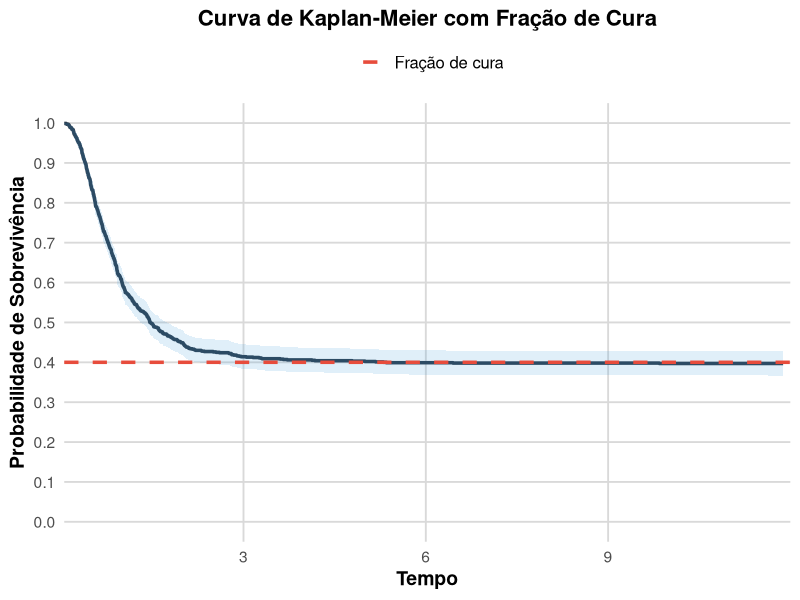

Here is the R script that generated this plot:
library(purrr)
library(rlang)
library(tibble)
library(survival)
library(ggplot2)
library(glue)

plot_kaplan <- function(dados, surv, ...) {
  cura_real <- surv(.Machine$double.xmax, ...)
  dados_surv <- Surv(time = dados$t, event = dados$delta)
  km_fit <- survfit(dados_surv ~ 1)

  km_data <- data.frame(
    time = km_fit$time,
    surv = km_fit$surv,
    upper = km_fit$upper,
    lower = km_fit$lower
  )

  ggplot(km_data, aes(x = time, y = surv)) +
    geom_step(linewidth = 1.2, color = "#2C3E50") +  # Azul escuro elegante
    geom_ribbon(aes(ymin = lower, ymax = upper), fill = "#3498DB", alpha = 0.15) +  # Azul leve para IC
    geom_hline(aes(yintercept = cura_real, color = "Fração de cura"), 
               linetype = "dashed", linewidth = 1.2) +
    scale_color_manual(values = c("Fração de cura" = "#E74C3C")) +  # Vermelho suave
    guides(color = guide_legend(title = "")) +
    labs(
      x = "Tempo",
      y = "Probabilidade de Sobrevivência",
      title = "Curva de Kaplan-Meier com Fração de Cura"
    ) +
    scale_y_continuous(limits = c(0, 1), n.breaks = 10) +
    scale_x_continuous(expand = expansion(mult = c(0, 0.01))) +
    theme_minimal(base_size = 14) +
    theme(
      plot.title = element_text(face = "bold", size = 16, hjust = 0.5),
      axis.title = element_text(face = "bold"),
      legend.position = "top",
      legend.text = element_text(size = 12),
      panel.grid.major = element_line(color = "gray85"),
      panel.grid.minor = element_blank()
    )
}

# Modelo Waring com ativação aleatória
surv_wfm_random <- function(G) {
  function(t, rho, a, ...) {
    cure <- rho / (a + rho)
    cure + (1 - cure) * (1 - G(t, ...))
  }
}
desity_wfm_random <- function(g) {
  function(t, rho, a, ...) {
    cure <- rho / (a + rho)
    (1 - cure) * g(t, ...)
  }
}

surv_wfm_random_weibull <- surv_wfm_random(G = pweibull)
pdf_wfm_random_weibull <- desity_wfm_random(g = dweibull)

# Gerador de dados com fração de cura e censura controlada
random_cure <- function(
  n = 1L,
  quantile_function = NULL,
  surv,
  args_model,
  prop_cens = NULL
) {
  find_cure_limit <- function(surv, args_model, tol = 1e-6, tol_time = 1e-6, t_init = 10, t_max = 1e5) {
    s <- function(t) do.call(surv, c(list(t), args_model))
    pi_hat <- s(t_max)
    t_lower <- t_init
    t_upper <- t_lower
    repeat {
      diff <- abs(s(t_upper) - pi_hat)
      if (diff < tol || t_upper >= t_max) break
      t_lower <- t_upper
      t_upper <- min(t_upper * 2, t_max)
    }
    if (t_upper >= t_max && abs(s(t_upper) - pi_hat) > tol) return(NA_real_)
    while ((t_upper - t_lower) > tol_time) {
      t_mid <- 0.5 * (t_lower + t_upper)
      s_mid <- s(t_mid)
      if (abs(s_mid - pi_hat) < tol) {
        t_upper <- t_mid
      } else {
        t_lower <- t_mid
      }
    }
    return(t_upper)
  }

  upper <- find_cure_limit(surv = surv, args_model)

  find_root <- function(u, func) {
    uniroot(
      \(t) func(t) - u,
      lower = 0,
      upper = upper,
      tol = .Machine$double.eps^5
    )$root
  }

  surv <- purrr::partial(.f = surv, !!!args_model)
  cure_fraction <- surv(.Machine$double.xmax)

  if(prop_cens < cure_fraction){
    warning(glue::glue("O valor de prop_cens deve ser maior que a fração de cura de {cure_fraction}"))
  }

  find_root <- Vectorize(FUN = find_root, vectorize.args = c("u"))

  if (is.function(quantile_function)) {
    quantile_function <- purrr::partial(.f = quantile_function, !!!args_model)
  } else if (is.function(surv)) {
    quantile_function <- purrr::partial(.f = find_root, func = surv)
  } else {
    stop("Invalid input: You must provide either a valid quantile function or a cumulative distribution function.")
  }

  c <- rbinom(n = n, size = 1L, prob = 1 - cure_fraction)

  u <- cure_fraction + (1 - cure_fraction) * runif(n = n)
  t <- quantile_function(u)

  idx_susc <- which(c == 1)
  idx_cure <- which(c == 0)
  n_susc <- length(idx_susc)
  n_cure <- length(idx_cure)

  t_susc <- t[idx_susc]
  t_max <- max(t_susc)

  t_observed <- numeric(n)
  delta <- integer(n)

  # Curados censurados no tempo máximo
  t_observed[idx_cure] <- t_max
  delta[idx_cure] <- 0L

  t_observed[idx_susc] <- t_susc
  delta[idx_susc] <- 1L

  if (!is.null(prop_cens)) {
    n_cens_total <- floor(n * prop_cens)
    n_cens_susc <- max(0, n_cens_total - n_cure)

    if (n_cens_susc > n_susc) {
      warning("Proporção de censura excede o possível dado o número de curados. Ajustando.")
      n_cens_susc <- n_susc
    }

    if (n_cens_susc > 0) {
      idx_cens_susc <- sample(idx_susc, size = n_cens_susc)
      t_observed[idx_cens_susc] <- runif(n_cens_susc, min = 0, max = t[idx_cens_susc])
      delta[idx_cens_susc] <- 0L
    }
  }

  print(cure_fraction)
  return(tibble::tibble(t = t_observed, delta = delta))
}

# Função de sobrevivência exemplo: Dagum
surv_dagum <- function(t, theta, beta, alpha) {
  1 - theta * beta / (beta + theta * t^(-alpha))
}

# Parâmetros
theta <- 0.6
beta <- 1.2
alpha <- 2.5

set.seed(0)
# Geração dos dados
dados <- random_cure(
  n = 1000L,
  surv = surv_dagum,
  args_model = c(theta = theta, beta = beta, alpha = alpha),
  prop_cens = 0.1 # Proporção de censura
)

# Proporção de censura observada
dplyr::count(dados, delta) |> dplyr::mutate(prop = n / sum(n))

# Plotando Kaplan-Meier com curva de cura real
plot_kaplan(
  dados,
  surv = surv_dagum,
  theta = theta,
  alpha = alpha,
  beta = beta
)
